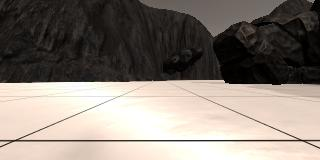
#> input picture calibration_images/example_grid1.jpg, 320 x 160 px
$ jupyter execute --allow-errors Team-12_Test_Notebook.ipynb   (shell and % lines are left out)   (older library calls are emulated)
#> lines starting #> are read from the running program, lines starting #| are printed output that depends on the picture
## Rover_Project_Test_Notebook

[cell 1]
import cv2
import numpy as np
import matplotlib.image as mpimg
import matplotlib.pyplot as plt
import scipy.misc
import glob
import imageio
import pandas as pd

## Quick Look at the Data
There's some data provided in the `data` folder.
Next, read in and display a random image from the `data` folder.

[cell 2]
path = '../test_dataset/IMG/*'
img_list = glob.glob(path)
# Grab a random image and display it
#> (the rest of this cell did not finish here and is left out)

[cell 3]
# Function for plotting
# [5 lines left out: function plot1, not called in this run]

def plot2(img1, img2 , title1, title2):
    fig = plt.figure(figsize=(12, 3))
    plt.subplot(121)
    plt.imshow(img1)
    plt.title(title1)
    plt.subplot(122)
    plt.imshow(img2)
    plt.title(title2)

# [8 lines left out: function plot2gray, not called in this run]

## Calibration Data
Read in and display example grid and rock sample calibration images.  You'll use the grid for perspective transform and the rock image for creating a new color selection that identifies these samples of interest.

[cell 4]
# In the simulator you can toggle on a grid on the ground for calibration
# You can also toggle on the rock samples with the 0 (zero) key.

# Here's an example of the grid and one of the rocks
example_grid = "../calibration_images/example_grid1.jpg"
example_rock = "../calibration_images/example_rock1.jpg"
grid_img = mpimg.imread(example_grid)
#> grid_img is the input picture: shape (160, 320, 3); mean R, G, B 135.1, 126.3, 118.3
rock_img = mpimg.imread(example_rock)
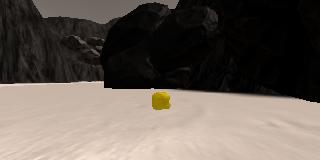
#> input picture calibration_images/example_rock1.jpg, 320 x 160 px
#> rock_img is the input picture: shape (160, 320, 3); mean R, G, B 102.3, 93, 85.2

plot2(grid_img, rock_img, 'grid image', 'rock image')
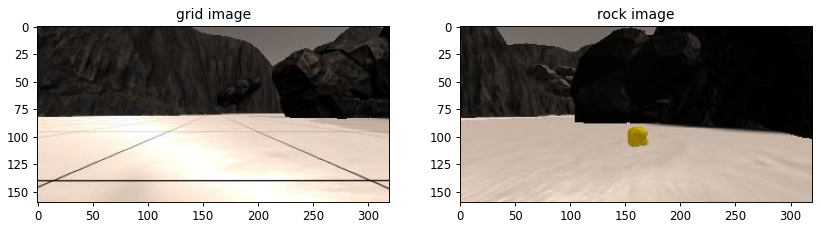
#> figure drawn by matplotlib, 2 panels

## Perspective Transform

Define the perspective transform function and test it on an image.

[cell 5]
# I've used the example grid image above to choose source points for the
# grid cell in front of the rover (each grid cell is 1 square meter in the sim)
# Define a function to perform a perspective transform
# [10 lines left out: functions perspect_transform, perspect_transform2, not called in this run]

def impose_range(xpix, ypix, range=80):
    dist = np.sqrt(xpix ** 2 + ypix ** 2)
    return xpix[dist < range], ypix[dist < range]


#used a destination size of 10, for better fidelity, this does mess with collisions, need optimal number for phase 2
#offset of the warped image from the bottom
dst_size = 5
bottom_offset = 6


source = np.float32(([14,140],[300,140],[200,95],[120,95]))
#> (the rest of this cell did not finish here and is left out)

## Color Thresholding
Define the color thresholding function and apply it to the warped image

[cell 6]
# [10 lines left out: function color_thresh, not called in this run]

#> (the rest of this cell did not finish here and is left out)

# Adjust to world Coordinates

## Coordinate Transformations
Define the functions used to do coordinate transforms and apply them to an image.

[cell 7]
# Define a function to convert from image coords to rover coords
# [52 lines left out: functions rover_coords, to_polar_coords, rotate_pix, translate_pix, pix_to_world, not called in this run]

#> (a cell that did not finish here is left out)

[cell 9]
# this is the path to the csv file
df = pd.read_csv('../test_dataset/robot_log.csv', delimiter=';', decimal='.')
#> (reads test_dataset/robot_log.csv from the repository)
